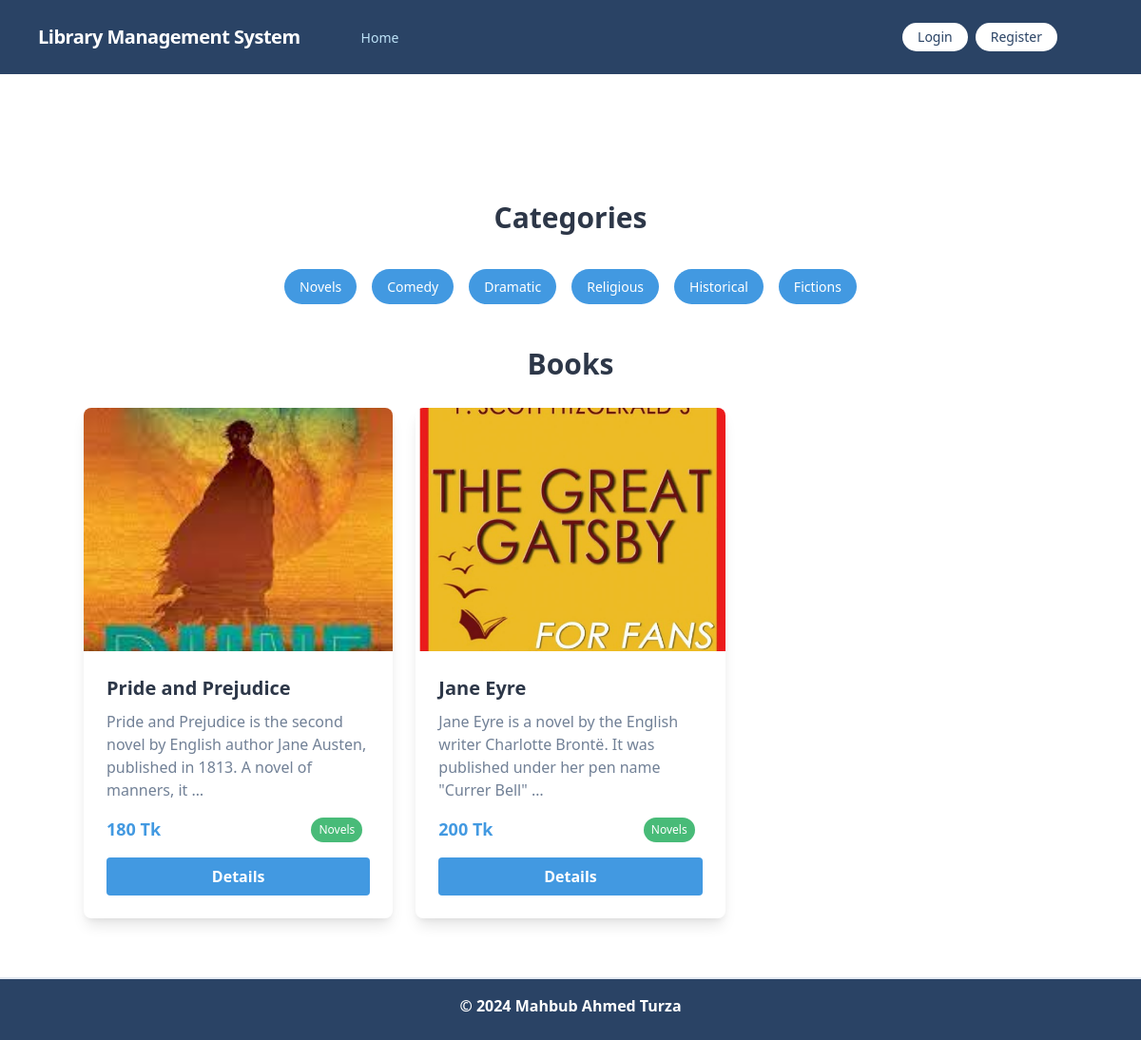
The page / on the database its author committed.
### categories/models.py (models this page shows)
class Category(models.Model):
    category = models.CharField(max_length=100)
    def __str__(self):
        return self.category

### books/models.py (models this page shows)
class Books(models.Model):
    category = models.ManyToManyField(Category)
    title = models.CharField(max_length=100)
    description = models.TextField()
    borrow_date = models.DateTimeField(auto_now_add = True)
    image = models.ImageField(upload_to='uploads/', blank = True, null = True)
    book_price = models.IntegerField()
    def __str__(self):
        return self.title

### core/views.py (the view)
# urls.py: path('', views.home, name= 'homepage'),
def home(request, id=None):
    cat = Category.objects.all()
    books = Books.objects.filter(category__id=id) if id else Books.objects.all()
    print(books)
    return render(request, 'index.html', {'cat': cat, 'books': books })

### core/templates/index.html (shortened to what this page needs)
{% extends 'base.html' %}
{% block body %}
<div class="container mx-auto flex flex-col md:flex-row items-center my-12 md:my-24">
  <div class="container mx-auto py-8">
    <div class="mb-8">
      <h2 class="text-3xl font-bold mb-6 text-gray-800 text-center">Categories</h2>
      <div class="flex flex-wrap justify-center">
        {% for c in cat %}
        <a href="{% url "sort_by_cat" c.id %}" class="inline-block font-medium text-sm px-4 py-2 m-2 bg-blue-500 text-white rounded-full hover:bg-blue-700 hover:text-gray-100 transition duration-300 ease-in-out">
          {{ c }}
        </a>
        {% endfor %}
      </div>
    </div>
    <div>
      <h2 class="text-3xl font-bold mb-6 text-gray-800 text-center">Books</h2>
      <div class="grid grid-cols-1 md:grid-cols-3 gap-6">
        {% for book in books %}
        <div class="bg-white rounded-lg shadow-lg overflow-hidden">
          <img src="{{book.image.url}}" alt="Book Image" class="w-full h-64 object-cover object-center" />
          <div class="p-6">
            <h3 class="text-xl font-semibold text-gray-800 mb-2">{{book.title}}</h3>
            <p class="text-gray-600 mb-4">{{book.description | truncatewords:20}}</p>
            <div class="flex justify-between items-center">
              <span class="text-lg font-semibold text-blue-500">{{book.book_price}} Tk</span>
              <div class="flex">
                {% for cat in book.category.all %}
                <span class="inline-block bg-green-500 text-white px-2 py-1 rounded-full text-xs mr-2">{{cat}}</span>
                {% endfor %}
              </div>
            </div>
            <a href="{% url "book_details" book.id %}" class="block bg-blue-500 hover:bg-blue-700 text-white font-semibold text-center px-4 py-2 mt-4 rounded transition duration-300 ease-in-out">Details</a>
          </div>
        </div>
        {% endfor %}
      </div>
    </div>
  </div>
</div>
{% endblock %}

### core/templates/base.html (shortened to what this page needs)
{% load static %}
<!DOCTYPE html>
<html lang="en">
<head>
    <link href="https://unpkg.com/tailwindcss@^1.0/dist/tailwind.min.css" rel="stylesheet">
</head>
<body class="">
    {% include 'navbar.html' %}
    {% block content %}
    <div class="container mx-auto mt-10">
        {% block body %}
        {% endblock %}
    </div>
    {% include 'footer.html' %}
    {% endblock %}
</body>
</html>

### core/templates/navbar.html (shortened to what this page needs)
<nav class="flex items-center justify-between flex-wrap bg-blue-900 p-6 px-10">
    <div class="flex items-center flex-shrink-0 text-white mr-6">
        <span class="font-semibold text-xl tracking-tight"><a href="/" class="text-white">Library Management System</a></span>
    </div>
    <div class="w-full block flex-grow lg:flex lg:items-center lg:w-auto px-10">
        <div class="text-sm lg:flex-grow">
            <a href="{% url "homepage" %}" class="block mt-4 lg:inline-block lg:mt-0 text-blue-200 hover:text-white mr-4">
                Home
            </a>
        </div>
        {% if request.user.is_authenticated %}
            <div class="flex items-center">
                <div class="text-blue-200 my-auto font-black px-5">Welcome, {{ request.user.first_name }} (balance: {{ request.user.account.balance }})</div>
                <a href="{% url "profile" %}" class="mx-2 inline-block text-sm px-4 py-2 leading-none bg-white text-blue-900 rounded-full border-blue-900 hover:border-transparent hover:text-white hover:bg-blue-900">Profile</a>
                <a href="{% url "logout" %}" class="mx-2 inline-block text-sm px-4 py-2 leading-none bg-white text-blue-900 rounded-full border-blue-900 hover:border-transparent hover:text-white hover:bg-blue-900">Logout</a>
            </div>
        {% else %}
            <div class="flex items-center">
                <a href="{% url "login" %}" class="mr-2 inline-block text-sm px-4 py-2 leading-none bg-white text-blue-900 rounded-full border-blue-900 hover:border-transparent hover:text-white hover:bg-blue-900">Login</a>
                <a href="{% url "register" %}" class="mr-2 inline-block text-sm px-4 py-2 leading-none bg-white text-blue-900 rounded-full border-blue-900 hover:border-transparent hover:text-white hover:bg-blue-900">Register</a>
            </div>
        {% endif %}
    </div>
</nav>

### core/templates/footer.html
<footer class="footer bg-blue-900 text-white relative border-t-2 mt-10">
    <div class="container mx-auto px-6 py-4">
        <div class="flex flex-col items-center">
            <p class="text-md text-white font-bold mb-2">&copy; {% now "Y" %} Mahbub Ahmed Turza</p>
        </div>
    </div>
</footer>

### core/templates/base.html (style rules this page uses)
footer { position: fixed !important; bottom: 0 !important; width: 100%; }

### rows shown on the page
Category: category "Novels"
Category: category "Comedy"
Category: category "Dramatic"
Category: category "Religious"
Category: category "Historical"
Category: category "Fictions"
Books: image (picture), title "Pride and Prejudice", description "Pride and Prejudice is the second novel by English author Jane Austen, published in 1813. A novel of manners, it …", book_price "180"
Books: image (picture), title "Jane Eyre", description "Jane Eyre is a novel by the English writer Charlotte Brontë. It was published under her pen name \"Currer Bell\" …", book_price "200"
